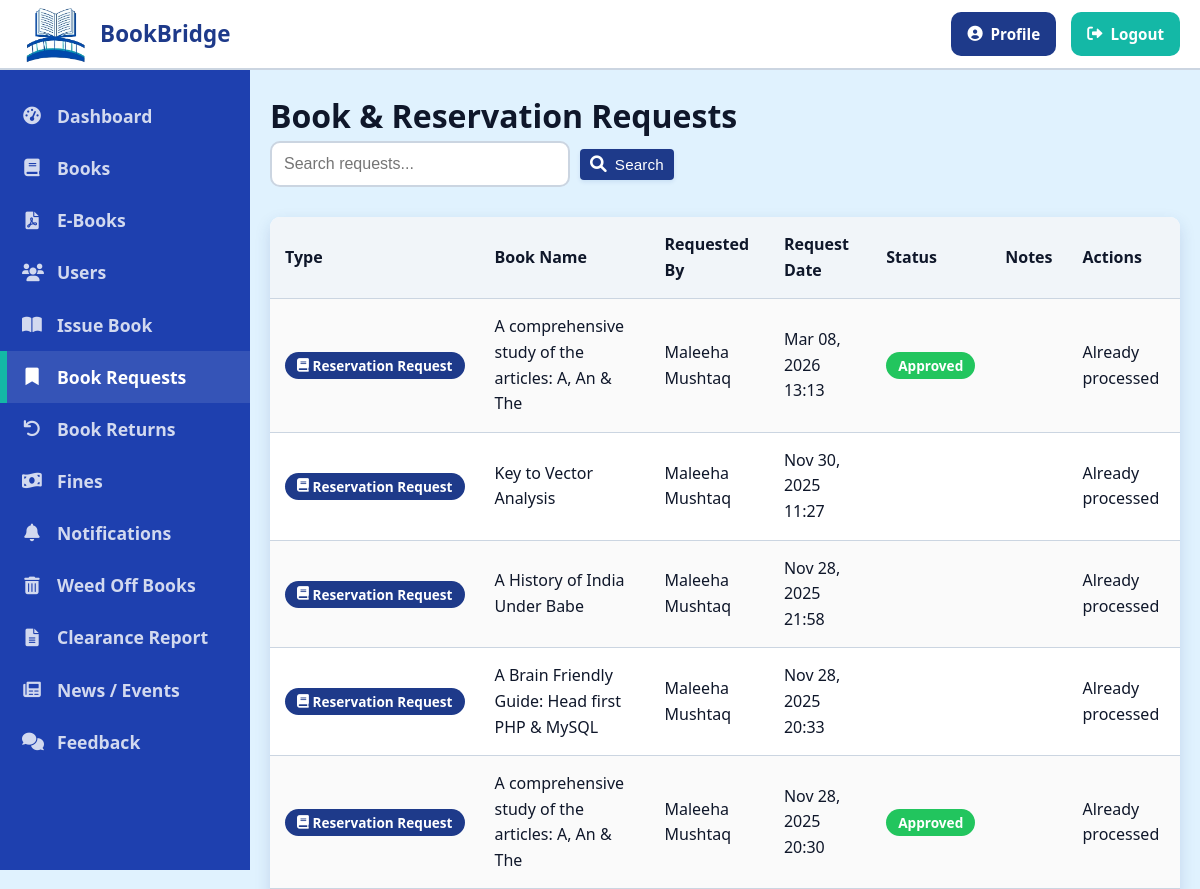
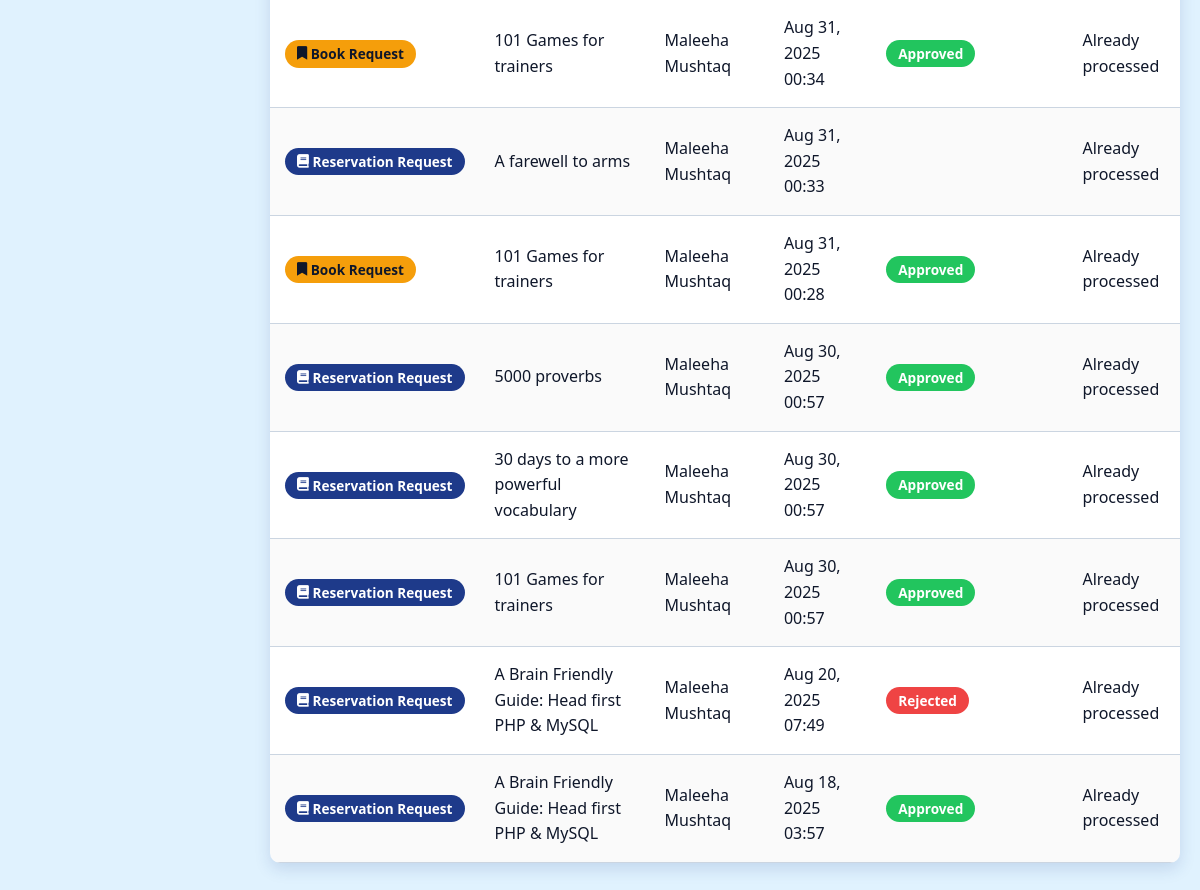
Screenshot of /librarian/requests.php (signed in) with the database file from the repository (2 pictures, top to bottom).
### tables this page shows
CREATE TABLE `reservation_requests` (
  `id` int(11) NOT NULL,
  `book_id` int(11) NOT NULL,
  `user_id` int(11) NOT NULL,
  `request_date` timestamp NOT NULL DEFAULT current_timestamp(),
  `status` enum('pending','approved','rejected') NOT NULL DEFAULT 'pending',
  `notes` text DEFAULT NULL,
  `collected` tinyint(1) NOT NULL DEFAULT 0,
  `expires_at` datetime DEFAULT NULL,
  `approved_at` datetime DEFAULT NULL,
  `collected_at` datetime DEFAULT NULL
);

CREATE TABLE `books` (
  `id` int(11) NOT NULL,
  `book_name` varchar(100) DEFAULT NULL,
  `author` varchar(100) DEFAULT NULL,
  `book_no` varchar(20) DEFAULT NULL,
  `publisher` varchar(100) DEFAULT NULL,
  `category` varchar(50) DEFAULT NULL,
  `available_quantity` int(11) NOT NULL DEFAULT 0,
  `total_quantity` int(11) NOT NULL DEFAULT 0,
  `created_at` timestamp NOT NULL DEFAULT current_timestamp(),
  `updated_at` timestamp NOT NULL DEFAULT current_timestamp() ON UPDATE current_timestamp()
);

CREATE TABLE `users` (
  `id` int(11) NOT NULL,
  `unique_id` varchar(20) DEFAULT NULL,
  `name` varchar(100) NOT NULL,
  `email` varchar(100) NOT NULL,
  `password` varchar(255) NOT NULL,
  `role` enum('librarian','student','faculty') NOT NULL,
  `class` varchar(100) DEFAULT NULL,
  `phone` varchar(20) DEFAULT NULL,
  `address` text DEFAULT NULL,
  `created_at` timestamp NOT NULL DEFAULT current_timestamp(),
  `approval_status` varchar(20) DEFAULT 'pending',
  `approved_at` timestamp NULL DEFAULT NULL,
  `rejected_at` timestamp NULL DEFAULT NULL,
  `email_verified` tinyint(1) DEFAULT 0,
  `email_verification_token` varchar(255) DEFAULT NULL
);

CREATE TABLE `book_requests` (
  `id` int(11) NOT NULL,
  `book_id` int(11) NOT NULL,
  `user_id` int(11) NOT NULL,
  `request_date` timestamp NOT NULL DEFAULT current_timestamp(),
  `status` enum('pending','approved','rejected') NOT NULL DEFAULT 'pending',
  `notes` text DEFAULT NULL
);

### librarian/requests.php (the view, shortened to what this page needs)
<?php
include_once '../includes/header.php';
$search = isset($_GET['search']) ? trim($_GET['search']) : '';
$bookRequests = [];
$sql = "
    SELECT br.*, b.book_name as book_name, u.name as user_name, 'book' as request_type, br.collected, br.expires_at, b.available_quantity
    FROM reservation_requests br
    JOIN books b ON br.book_id = b.id
    JOIN users u ON br.user_id = u.id
    WHERE 1=1
";
$sql .= " ORDER BY br.request_date DESC";
$stmt = $conn->prepare($sql);
$stmt->execute();
$result = $stmt->get_result();
while ($row = $result->fetch_assoc()) {
    $bookRequests[] = $row;
}
$reservationRequests = [];
$sql = "
    SELECT rr.*, b.book_name as book_name, u.name as user_name, 'reservation' as request_type, b.available_quantity
    FROM book_requests rr
    JOIN books b ON rr.book_id = b.id
    JOIN users u ON rr.user_id = u.id
    WHERE 1=1
";
$sql .= " ORDER BY rr.request_date DESC";
$stmt = $conn->prepare($sql);
$stmt->execute();
$result = $stmt->get_result();
while ($row = $result->fetch_assoc()) {
    $reservationRequests[] = $row;
}
$allRequests = array_merge($bookRequests, $reservationRequests);
usort($allRequests, function($a, $b) {
    return strtotime($b['request_date']) - strtotime($a['request_date']);
});
?>
<h1 class="page-title">Book & Reservation Requests</h1>
<div style="display: flex; align-items: center; gap: 10px; margin-bottom: 20px;">
    <form action="" method="GET" style="display: flex; align-items: center; gap: 10px;">
        <input
            type="text"
            name="search"
            placeholder="Search requests..."
            class="form-control"
            style="width: 300px;"
            value="<?php echo htmlspecialchars($search); ?>"
        >
        <button type="submit" class="btn btn-primary">
            <i class="fas fa-search"></i> Search
        </button>
    </form>
</div>
<div class="table-container" style="margin-top:30px;">
    <table class="table table-striped">
        <thead>
            <tr>
                <th>Type</th>
                <th>Book Name</th>
                <th>Requested By</th>
                <th>Request Date</th>
                <th>Status</th>
                <th>Notes</th>
                <th>Actions</th>
            </tr>
        </thead>
        <tbody>
            <?php if (count($allRequests) > 0): ?>
                <?php foreach ($allRequests as $request): ?>
                    <tr>
                        <td>
                            <?php if ($request['request_type'] == 'book'): ?>
                                <span class="badge badge-primary">
                                    <i class="fas fa-book"></i>&nbsp;Reservation Request
                                </span>
                            <?php else: ?>
                                <span class="badge badge-warning">
                                    <i class="fas fa-bookmark"></i>&nbsp;Book Request
                                </span>
                            <?php endif; ?>
                        </td>
                        <td><?php echo htmlspecialchars($request['book_name']); ?></td>
                        <td><?php echo htmlspecialchars($request['user_name']); ?></td>
                        <td><?php echo date('M d, Y H:i', strtotime($request['request_date'])); ?></td>
                        <td>
                            <?php
                            switch ($request['status']) {
                                case 'approved':
                                    if ($request['request_type'] == 'book' && !$request['collected']) {
                                        echo '<span class="badge badge-info">Approved - Awaiting Collection</span>';
                                        if (isset($request['expires_at']) && strtotime($request['expires_at']) < time()) {
                                            echo '<br><small class="text-danger">EXPIRED</small>';
                                        }
                                    } else {
                                        echo '<span class="badge badge-success">Approved</span>';
                                    }
                                    break;
                                case 'rejected':
                                    echo '<span class="badge badge-danger">Rejected</span>';
                                    break;
                                default:
                                    echo htmlspecialchars($request['status']);
                            }
                            ?>
                        </td>
                        <td><?php echo htmlspecialchars($request['notes'] ?? ''); ?></td>
                        <td>
                            <?php if ($request['status'] == 'pending'): ?>
                                <?php
                                $canApprove = true;
                                if ($request['request_type'] == 'book') {
                                    $approvedCountStmt = $conn->prepare("
                                        SELECT COUNT(*) as approved_count
                                        FROM reservation_requests
                                        WHERE book_id = ? AND status = 'approved' AND collected = 0
                                    ");
                                    $approvedCountStmt->bind_param("i", $request['book_id']);
                                    $approvedCountStmt->execute();
                                    $approvedCountResult = $approvedCountStmt->get_result();
                                    $approvedCount = $approvedCountResult->fetch_assoc()['approved_count'];
                                    if ($approvedCount >= $request['available_quantity']) {
                                        $canApprove = false;
                                    }
                                }
                                ?>
                                <?php if ($canApprove): ?>
                                <a href="?id=<?php echo $request['id']; ?>&action=approve&type=<?php echo $request['request_type']; ?>"
                                   class="btn btn-sm btn-success js-confirm"
                                   data-title="Approve Request"
                                   data-message="Are you sure you want to approve this request?">
                                    <i class="fas fa-check"></i> Approve
                                </a>
                                <?php else: ?>
                                    <button class="btn btn-sm btn-secondary" disabled>
                                        <i class="fas fa-ban"></i> Cannot Approve
                                    </button>
                                <?php endif; ?>
                                <a href="?id=<?php echo $request['id']; ?>&action=reject&type=<?php echo $request['request_type']; ?>"
                                   class="btn btn-sm btn-danger js-confirm"
                                   data-title="Reject Request"
                                   data-message="Are you sure you want to reject this request?">
                                    <i class="fas fa-times"></i> Reject
                                </a>
                            <?php else: ?>
                                <span class="text-muted">Already processed</span>
                            <?php endif; ?>
                        </td>
                    </tr>
                <?php endforeach; ?>
            <?php else: ?>
                <tr>
                    <td colspan="7" class="text-center">No requests found.</td>
                </tr>
            <?php endif; ?>
        </tbody>
    </table>
</div>
<?php
include_once '../includes/footer.php';
?>

### css/style.css (style rules this page uses)
:root { --primary-color: #1E3A8A; --primary-light: #3B82F6; --primary-dark: #1E40AF; --secondary-color: #E0F2FE; --accent-color: #14B8A6; --success-color: #22C55E; --warning-color: #F59E0B; --danger-color: #EF4444; --text-color: #0F172A; --text-light: #64748B; --white: #FFFFFF; --gray-100: #F1F5F9; --gray-200: #E2E8F0; --gray-300: #CBD5E1; --gray-400: #94A3B8; --gray-500: #64748B; --border-radius: 10px; --box-shadow: 0 6px 16px rgba(30, 58, 138, 0.15); --transition: all 0.3s ease-in-out; }
* { margin: 0; padding: 0; box-sizing: border-box; }
body { font-family: 'Segoe UI', Tahoma, Geneva, Verdana, sans-serif; line-height: 1.6; color: var(--text-color); background-color: var(--secondary-color); }
.btn { display: inline-flex; align-items: center; justify-content: center; padding: 10px 20px; border: none; border-radius: var(--border-radius); cursor: pointer; font-weight: 500; transition: var(--transition); text-align: center; gap: 8px; font-size: 0.95em; line-height: 1.4; letter-spacing: 0.01em; white-space: nowrap; }
.btn i { font-size: 1.1em; }
.btn-primary { background-color: var(--primary-color); color: var(--white); box-shadow: 0 2px 4px rgba(13, 71, 161, 0.1); }
.form-control { width: 100%; padding: 12px; border: 2px solid var(--gray-300); border-radius: var(--border-radius); font-size: 1em; transition: var(--transition); background-color: var(--white); box-sizing: border-box; }
.table-container { overflow-x: auto; margin-bottom: 20px; background: var(--white); border-radius: var(--border-radius); box-shadow: var(--box-shadow); -webkit-overflow-scrolling: touch; }
.table { width: 100%; border-collapse: collapse; margin-bottom: 0; min-width: 600px; }
.table th, .table td { padding: 15px; text-align: left; border-bottom: 1px solid var(--gray-300); vertical-align: middle; }
.table th { background-color: var(--gray-100); font-weight: 600; color: var(--text-color); position: sticky; top: 0; z-index: 10; }
.table-striped tbody tr:nth-of-type(odd) { background-color: rgba(0, 0, 0, 0.02); }
.badge { display: inline-flex; align-items: center; padding: 4px 12px; border-radius: 50px; font-size: 0.85em; font-weight: 600; line-height: 1.4; white-space: nowrap; }
.badge-success { background-color: var(--success-color); color: var(--white); }
.badge-warning { background-color: var(--warning-color); color: var(--text-color); }
.badge-danger { background-color: var(--danger-color); color: var(--white); }
.badge-primary { background-color: var(--primary-color); color: var(--white); }
.btn { padding: 5px 10px; border-radius: 4px; cursor: pointer; }

### rows the page displays
reservation_requests: shows "Reservation Request", book.book_name "A comprehensive study of the articles: A, An & The", user.name "Maleeha Mushtaq", request_date "Mar 08, 2026 13:13", status "Approved"
reservation_requests: shows "Reservation Request", book.book_name "Key to Vector Analysis", user.name "Maleeha Mushtaq", request_date "Nov 30, 2025 11:27", status "Already processed"
reservation_requests: shows "Reservation Request", book.book_name "A History of India Under Babe", user.name "Maleeha Mushtaq", request_date "Nov 28, 2025 21:58", status "Already processed"
reservation_requests: shows "Reservation Request", book.book_name "A Brain Friendly Guide: Head first PHP & MySQL", user.name "Maleeha Mushtaq", request_date "Nov 28, 2025 20:33", status "Already processed"
reservation_requests: shows "Reservation Request", book.book_name "A comprehensive study of the articles: A, An & The", user.name "Maleeha Mushtaq", request_date "Nov 28, 2025 20:30", status "Approved"
book_requests: shows "Book Request", book.book_name "101 Games for trainers", user.name "Maleeha Mushtaq", request_date "Aug 31, 2025 00:34", status "Approved"
reservation_requests: shows "Reservation Request", book.book_name "A farewell to arms", user.name "Maleeha Mushtaq", request_date "Aug 31, 2025 00:33", status "Already processed"
book_requests: shows "Book Request", book.book_name "101 Games for trainers", user.name "Maleeha Mushtaq", request_date "Aug 31, 2025 00:28", status "Approved"
reservation_requests: shows "Reservation Request", book.book_name "5000 proverbs", user.name "Maleeha Mushtaq", request_date "Aug 30, 2025 00:57", status "Approved"
reservation_requests: shows "Reservation Request", book.book_name "30 days to a more powerful vocabulary", user.name "Maleeha Mushtaq", request_date "Aug 30, 2025 00:57", status "Approved"
reservation_requests: shows "Reservation Request", book.book_name "101 Games for trainers", user.name "Maleeha Mushtaq", request_date "Aug 30, 2025 00:57", status "Approved"
reservation_requests: shows "Reservation Request", book.book_name "A Brain Friendly Guide: Head first PHP & MySQL", user.name "Maleeha Mushtaq", request_date "Aug 20, 2025 07:49", status "Rejected"
reservation_requests: shows "Reservation Request", book.book_name "A Brain Friendly Guide: Head first PHP & MySQL", user.name "Maleeha Mushtaq", request_date "Aug 18, 2025 03:57", status "Approved"
